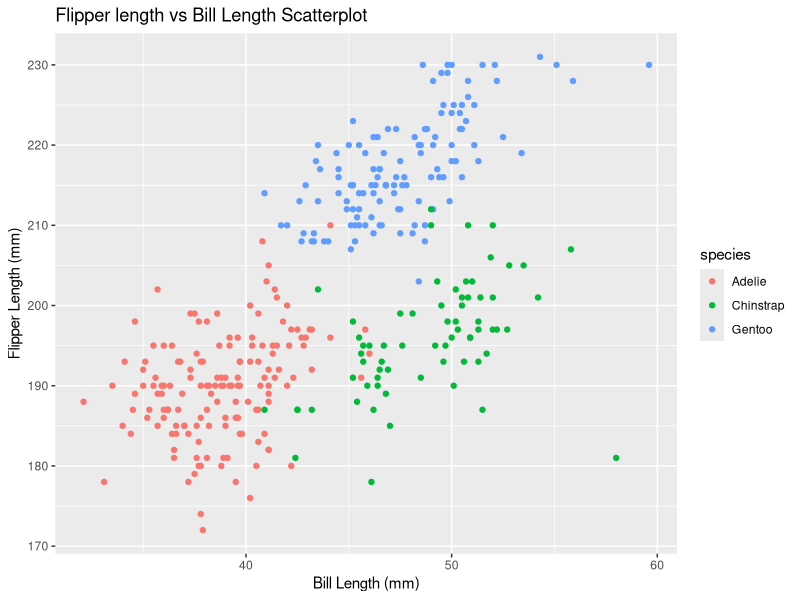
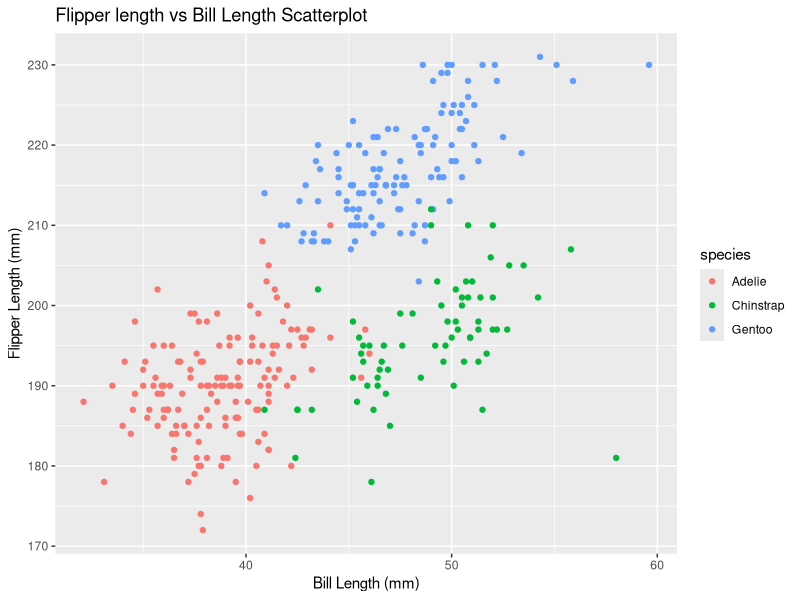

These charts were generated, in order, by the following R code:
## ---- chunk 1
knitr::opts_chunk$set(echo = TRUE)
## ---- chunk 2
library(palmerpenguins)

data("penguins",package="palmerpenguins")

row_num<-nrow(penguins)
col_num<-ncol(penguins)

mean_flipper<-mean(penguins$flipper_length_mm, na.rm = TRUE)

## ---- chunk 3
library(tidyverse)

set.seed(1234)

ggplot(penguins, aes(x=bill_length_mm, y = flipper_length_mm, color = species)) + 
  geom_point() +
  labs(title = "Flipper length vs Bill Length Scatterplot", 
      x = "Bill Length (mm)",
      y = "Flipper Length (mm)")

ggsave("scatter_plot.pdf", height = 4, width =6)

